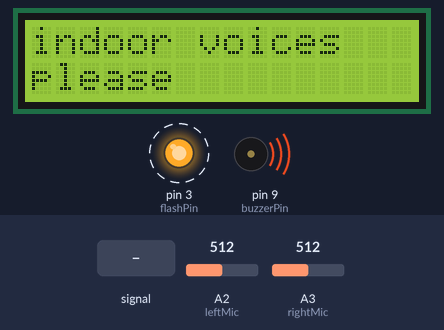
The sketch below on a simulated Arduino Uno, built with avr-gcc and run on an emulated ATmega328P. On the bench: 16×2 character LCD, output pins drawn as LEDs (lit = HIGH), buzzer (waves = sounding). Dashed ring = blinking. The inputs (shaded band) are chosen by the test bench; at power-on: A3 (rightMic) = 512, A2 (leftMic) = 512. Random numbers use the default seed unless the sketch sets one.

Above: at 1.2 s.
1.3 s: A3 (rightMic) set to 317
6.2 s: A3 (rightMic) set to 288
At 11.2 s:
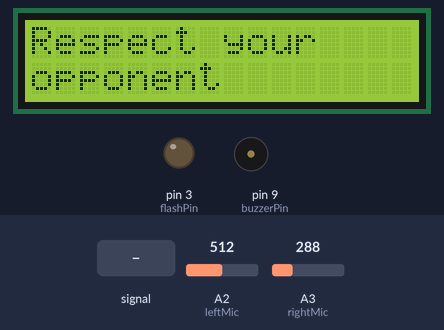
11.6 s: A3 (rightMic) set to 306
At 13.1 s:
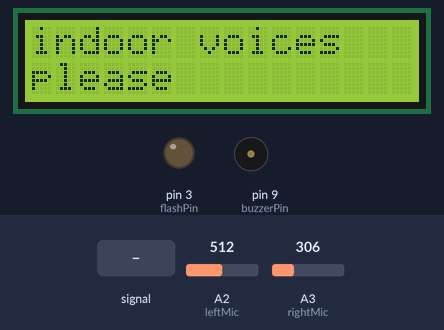
13.9 s: A3 (rightMic) fed a 1000 Hz sine of ±255 counts around its level
18.1 s: A3 (rightMic) set to 290
At 22.6 s:
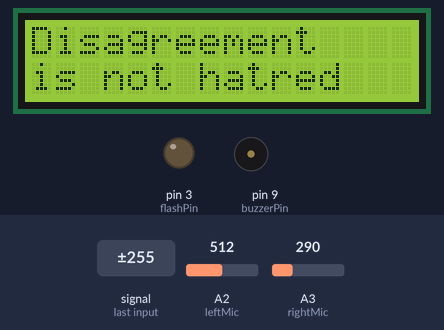
Timing chart, 0 to 24.1 s (numbered marks = the images above; inputs shaded):
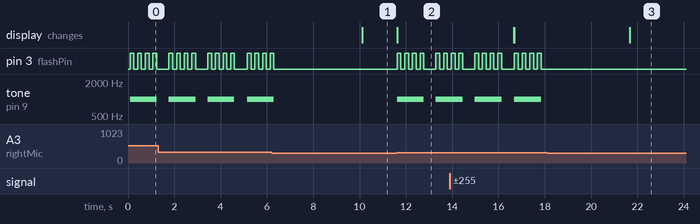

Measured:
- the behaviour switches between 300 and 299 on A3 (rightMic) (found by bisection; images 0 and 1)
- after the input at 6.2 s, the display: changes after 3.9 s (image 1)
- after the input at 11.6 s, pin 3 (flashPin): goes 3 × (HIGH 0.17 s, LOW 0.17 s), HIGH 0.17 s, LOW 0.52 s, HIGH 0.17 s, LOW 0.17 s, HIGH 0.17 s, then LOW, starting at once; tone on pin 9 (buzzerPin): silent → 1000 Hz at once, → silent 1.2 s later, → 1000 Hz 0.52 s later; the display: changes at once (image 2)

The sketch:

Main.ino
```cpp
#include <LiquidCrystal.h>
#include <Wire.h>
#include <LiquidCrystal_I2C.h>

const int rightMic = A3;
const int leftMic = A2;
int rightMicState = 0;
int leftMicState = 0;

int buzzerPin = 9;
int flashPin = 3;
int flashDelay = 165;

int loudnessThreshold = 300;

LiquidCrystal_I2C lcd(0x27,16,2);

unsigned long lastMessageChange = millis();
long messageInterval = 5000;
String ranMessages[] = {"Disagreement", "is not hatred", "It's possible","to both be right", "Respect your", "opponent"};
//manually stores the size of the ranMessages array
int sizeOfRan = 6;

void setup(){
  pinMode(rightMic, INPUT);
  pinMode(leftMic, INPUT);
  pinMode(buzzerPin, OUTPUT);
  pinMode(flashPin, OUTPUT);
  lcd.init();
}

void loop(){
  rightMicState = analogRead(rightMic);
  leftMicState = analogRead(leftMic);

  unsigned long currentMillis = millis();
  if (currentMillis - lastMessageChange >= messageInterval){
    printRanMessage();
    lastMessageChange = currentMillis;
  }


  if (rightMicState >= loudnessThreshold){
    lcd.clear();
    lcd.backlight();
    lcd.setCursor(0, 0);
    lcd.print("indoor voices");
    lcd.setCursor(0,1);
    lcd.print("please");
    flashAndBuzz();
    delay(500);
    }

}

void flashAndBuzz(){
  tone(buzzerPin, 1000);

  for (int i = 0; i<3; i++){
    digitalWrite(flashPin, HIGH);
    delay(flashDelay);
    digitalWrite(flashPin, LOW);
    delay(flashDelay);
  }

  digitalWrite(flashPin, HIGH);
  delay(flashDelay);
  digitalWrite(flashPin, LOW);

  noTone(buzzerPin);
}

void printRanMessage(){
  int index = (rand() % sizeOfRan/2) * 2;
  lcd.clear();
  lcd.backlight();
  lcd.setCursor(0, 0);
  lcd.print(ranMessages[index]);
  lcd.setCursor(0, 1);
  lcd.print(ranMessages[index+1]);
}
```
